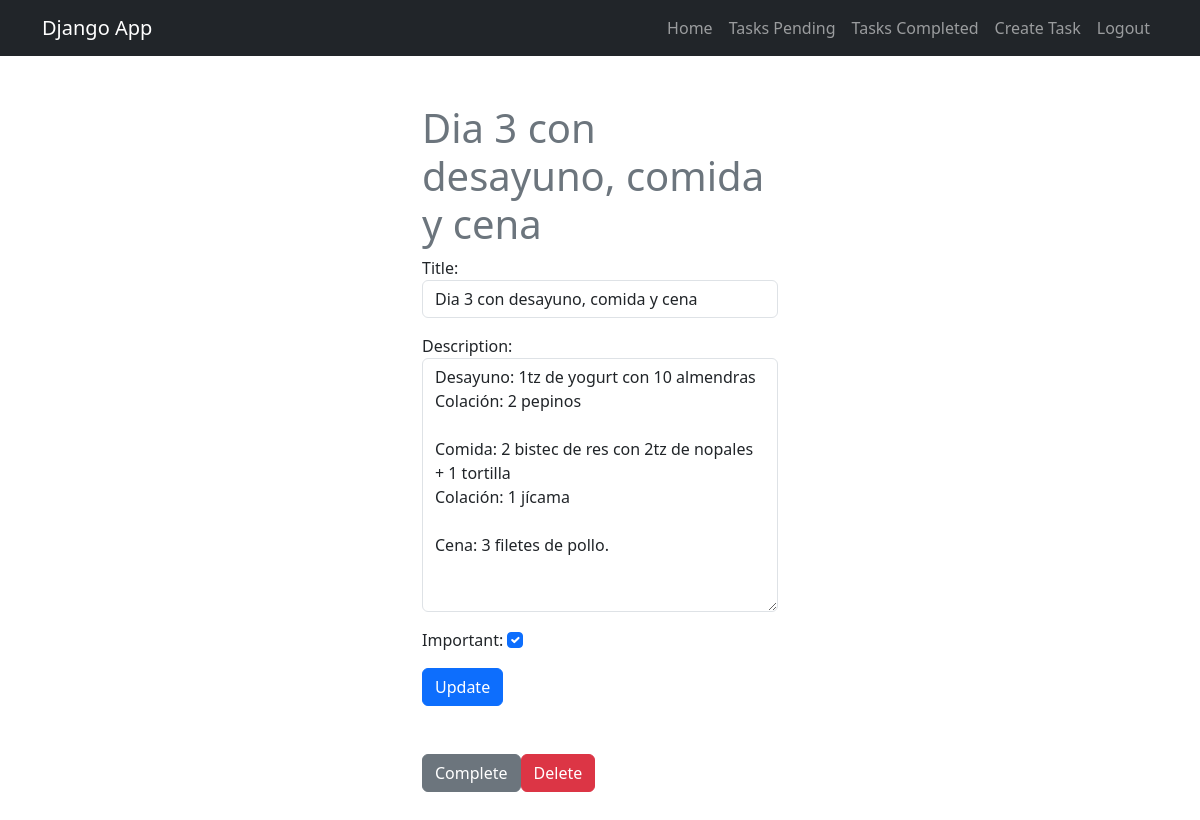
Page /tasks/15 (signed in) on the committed database.
### tasks/models.py (models this page shows, shortened)
class Task(models.Model):
    title = models.CharField(max_length=200)
    description = models.TextField(blank=True)
    created = models.DateTimeField(auto_now_add=True)
    datecompleted = models.DateTimeField(null=True, blank=True) #blanck=True indica que es opcional solo el admin y no en la base de datos
    important = models.BooleanField(default=False)
    user = models.ForeignKey(User, on_delete=models.CASCADE) #elimina datos en cascada

### tasks/views.py (the view, shortened to what this page needs)
# urls.py: path('tasks/<int:task_id>', views.task_detail, name='task_detail'),
@login_required
def task_detail(request, task_id):
    if request.method == 'GET':
        task = get_object_or_404(Task, pk=task_id, user=request.user)
        form = TaskForm(instance=task)
        return render(request, 'task_detail.html',{'task':task, 'form':form})

### tasks/forms.py
class TaskForm(forms.ModelForm):
    class Meta:
        model = Task
        fields = ['title','description','important']
        widgets = {
            'title': forms.TextInput(attrs={'class':'form-control', 'placeholder':'Write a title'}),
            'description': forms.Textarea(attrs={'class':'form-control','placeholder':'Write a description'}),
            'important': forms.CheckboxInput(attrs={'class':'form-check-input'})
        }

### tasks/templates/task_detail.html (shortened to what this page needs)
{% extends "base.html" %}
{% block content  %}
<main class="container py-5">
    <div class="row">
        <div class="col-md-4 offset-md-4">
            <h1 class="text-secondary">{{task.title}}</h1>
            <form method="POST">
                {{form.as_p}}
                <button class="btn btn-primary ">Update</button>
            </form>
            <div class="mt-5 d-flex">
                <form action='{% url "complete_task" task.id %}' method="POST">
                    <button class="btn btn-secondary">Complete</button>
                </form>
                <form action='{% url "delete_task" task.id %}' method="POST">
                    <button class="btn btn-danger">Delete</button>
                </form>
            </div>
        </div>
    </div>
</main>
{% endblock  %}

### rows in the picture
Task: title "Dia 3 con desayuno, comida y cena", description "Desayuno: 1tz de yogurt con 10 almendras Colación: 2 pepinos Comida: 2 bistec de res con 2tz de nopales + 1 tortilla Colación: 1 jícama Cena: 3 filetes de pollo.", important "☑"
